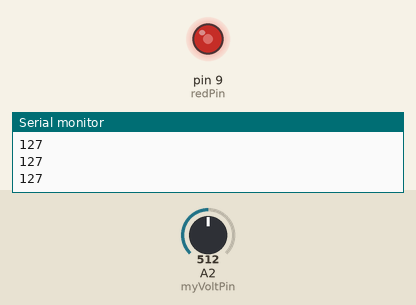
Simulated run of this sketch. Board: Arduino Uno, built with avr-gcc and run on an emulated ATmega328P. Parts: output pins drawn as LEDs (lit = HIGH), the last lines printed to the serial monitor. The test bench sets the inputs (shaded band); at power-on: A2 (myVoltPin) = 512.

Above: at 1.2 s.
1.3 s: A2 (myVoltPin) set to 716
At 2.3 s:
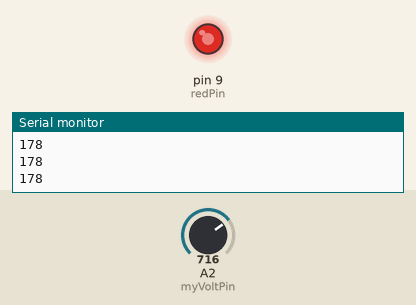
2.8 s: A2 (myVoltPin) set to 900
At 3.6 s:
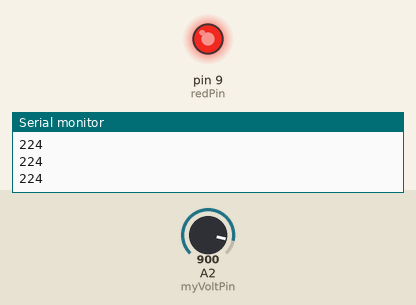
4.3 s: A2 (myVoltPin) set to 122
At 4.6 s:
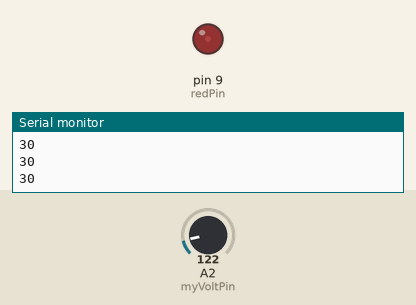
5.8 s: A2 (myVoltPin) set to 0
At 6.9 s:
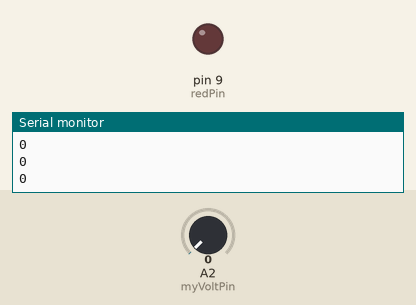
7.3 s: A2 (myVoltPin) set to 511
At 8.1 s:
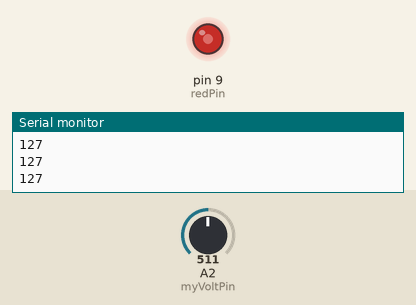
Timing chart, 0 to 9.8 s (numbered marks = the images above; inputs shaded):
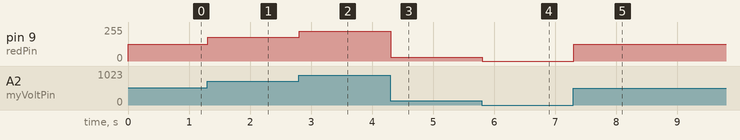

The sketch:

PotentiometerLED.ino
```cpp
int myVoltPin=A2;
int readVal;
float V2;
int redPin = 9;
int ledVal;

void setup() {
  // put your setup code here, to run once:
  Serial.begin(9600);
pinMode (myVoltPin, INPUT);
pinMode (redPin, OUTPUT);
}

void loop() {
  // put your main code here, to run repeatedly:
  readVal = analogRead(myVoltPin);
  ledVal = (255./1023.)*readVal;
  Serial.println(ledVal);
  analogWrite(redPin,ledVal);


}
```

Measured:
- after the input at 1.3 s, pin 9 (redPin): 127/255 → 178/255 at once
- after the input at 2.8 s, pin 9 (redPin): 178/255 → 224/255 at once
- after the input at 4.3 s, pin 9 (redPin): 224/255 → 30/255 at once
- after the input at 5.8 s, pin 9 (redPin): 30/255 → 0/255 at once
- after the input at 7.3 s, pin 9 (redPin): 0/255 → 127/255 at once
